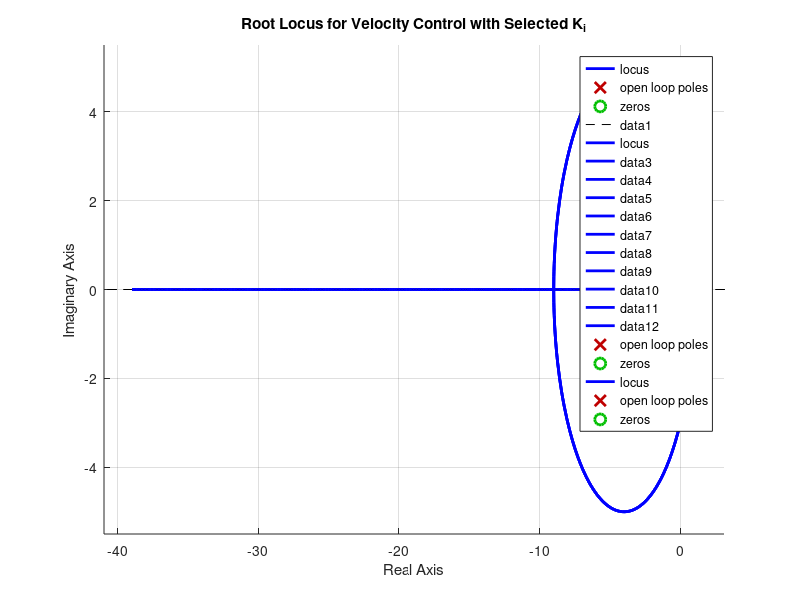
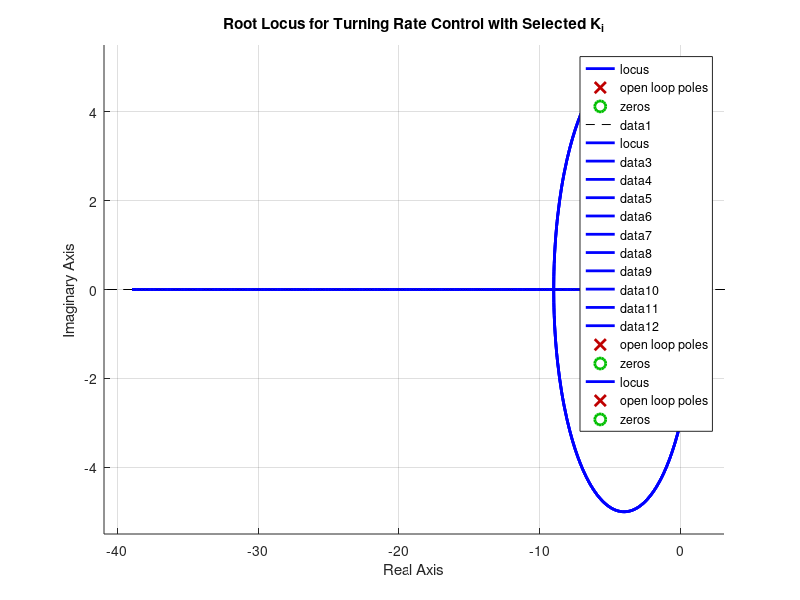

MATLAB code for these plots, in order:
clear all;
clc;

% Define the plant constant
G_v = 0.2159;

% Define the range for proportional and integral gains
Kp_v = 0.1:0.5:5;  % Proportional gains for velocity
Ki_v = [0.5, 1, 1.5];  % Selected integral gains for velocity

% Initialize figure
figure;
hold on;

% Loop through Ki values to generate root locus for each
for Ki = Ki_v
    num_v = [G_v * Kp_v, G_v * Ki];  % Numerator of transfer function
    den_v = [1, G_v * Kp_v, G_v * Ki];  % Denominator of transfer function
    rlocus(tf(num_v, den_v));  % Plot root locus
end

title('Root Locus for Velocity Control with Selected K_i');
grid on;

% Define the plant constant
G_w = 0.238;

% Define the range for proportional and integral gains
Kp_w = 0.1:0.5:5;  % Proportional gains for turning rate
Ki_w = [0.5, 1, 1.5];  % Selected integral gains for turning rate

% Initialize figure
figure;
hold on;

% Loop through Ki values to generate root locus for each
for Ki = Ki_w
    num_w = [G_w * Kp_w, G_w * Ki];  % Numerator of transfer function
    den_w = [1, G_w * Kp_w, G_w * Ki];  % Denominator of transfer function
    rlocus(tf(num_w, den_w));  % Plot root locus
end

title('Root Locus for Turning Rate Control with Selected K_i');
grid on;
hold off;
